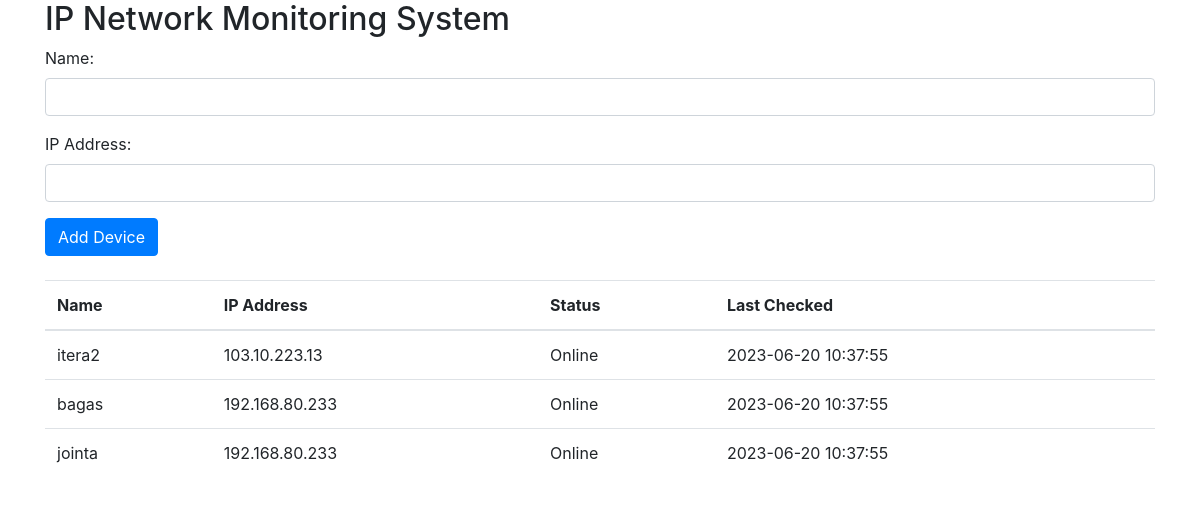
The page / on the database its author committed.
### tables this page shows
CREATE TABLE `devices` (
  `id` int(11) NOT NULL,
  `name` varchar(255) NOT NULL,
  `ip_address` varchar(255) NOT NULL,
  `status` tinyint(1) NOT NULL DEFAULT 0,
  `last_checked` datetime DEFAULT NULL
);

### index.php (the view, shortened to what this page needs)
<!DOCTYPE html>
<html>
<head>
    <link rel="stylesheet" href="https://maxcdn.bootstrapcdn.com/bootstrap/4.0.0/css/bootstrap.min.css">
</head>
<body>
    <div class="container">
        <h2>IP Network Monitoring System</h2>
        <form method="post" action="add_device.php">
            <div class="form-group">
                <label for="name">Name:</label>
                <input type="text" class="form-control" id="name" name="name" required>
            </div>
            <div class="form-group">
                <label for="ip_address">IP Address:</label>
                <input type="text" class="form-control" id="ip_address" name="ip_address" required>
            </div>
            <button type="submit" class="btn btn-primary">Add Device</button>
        </form>
        <br>
        <table class="table">
            <thead>
                <tr>
                    <th>Name</th>
                    <th>IP Address</th>
                    <th>Status</th>
                    <th>Last Checked</th>
                </tr>
            </thead>
            <tbody>
                <?php
                require_once 'db_connect.php';
                $sql = "SELECT * FROM devices";
                $result = $conn->query($sql);
                if ($result->num_rows > 0) {
                    while ($row = $result->fetch_assoc()) {
                        echo "<tr>";
                        echo "<td>" . $row['name'] . "</td>";
                        echo "<td>" . $row['ip_address'] . "</td>";
                        echo "<td>" . ($row['status'] == 1 ? 'Online' : 'Offline') . "</td>";
                        echo "<td>" . $row['last_checked'] . "</td>";
                        echo "</tr>";
                    }
                } else {
                    echo "<tr><td colspan='4'>No devices found.</td></tr>";
                }
                ?>
            </tbody>
        </table>
    </div>
</body>
</html>

### rows shown on the page
devices: name "itera2", ip_address "103.10.223.13", status "Online", last_checked "2023-06-20 10:37:55"
devices: name "bagas", ip_address "192.168.80.233", status "Online", last_checked "2023-06-20 10:37:55"
devices: name "jointa", ip_address "192.168.80.233", status "Online", last_checked "2023-06-20 10:37:55"
